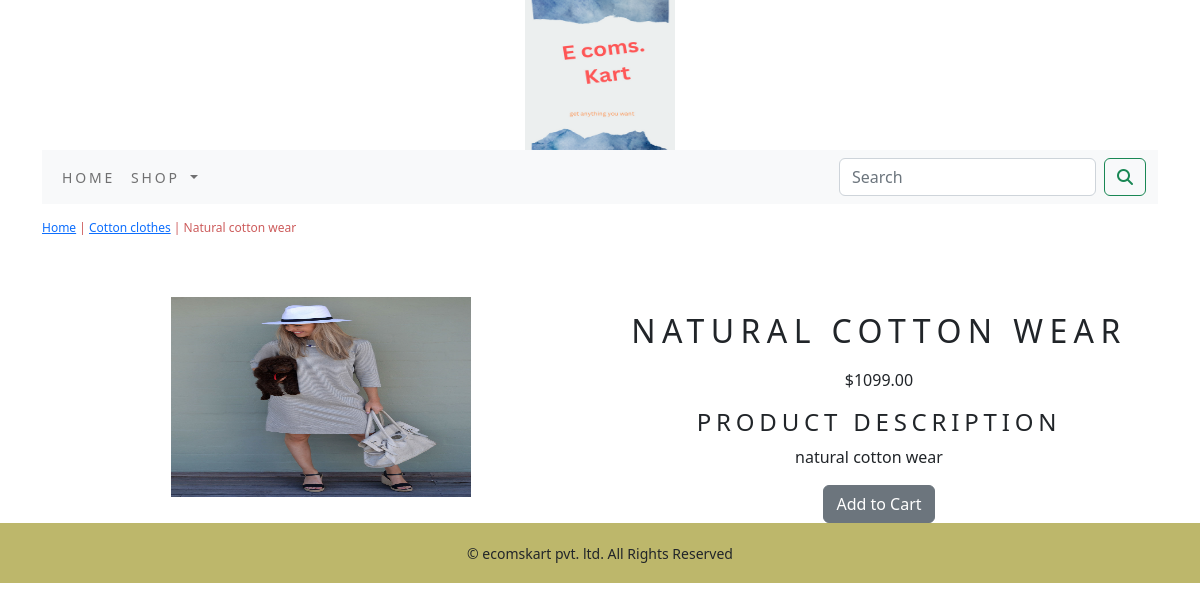
Page /shop/cotton-clothes/natural-cotton-wear on the committed database.
### ecomapp/models.py (models this page shows, shortened)
class Product(models.Model):
    name=models.CharField(max_length=250,unique=True)
    slug=models.SlugField(max_length=250,unique=True)
    description=models.TextField(blank=True)
    price=models.DecimalField(max_digits=10,decimal_places=2)
    category=models.ForeignKey(Category,on_delete=models.CASCADE)
    image=models.ImageField(upload_to='products',blank=True)
    stock=models.IntegerField()
    available=models.BooleanField(default=True)
    created=models.DateTimeField(auto_now_add=True)
    updated=models.DateTimeField(auto_now=True)
    class Meta:
        ordering=('name',)
        verbose_name='product'
        verbose_name_plural='products'

class Category(models.Model):
    name=models.CharField(max_length=250,unique=True)
    slug=models.SlugField(max_length=250,unique=True)
    description=models.TextField(blank=True)
    image=models.ImageField(upload_to='category',blank=True)
    class Meta:
        ordering=('name',)
        verbose_name='category'
        verbose_name_plural='categories'
    def get_url(self):
        return reverse('ecomapp:products_by_category',args=[self.slug])
    def __str__(self):
            return '{}'.format(self.name)

### ecomapp/views.py (the view)
# urls.py: path('<slug:c_slug>/<slug:product_slug>',views.proDetail,name='prodCatdetail'),
def proDetail(request,c_slug,product_slug):
    try:
        product=Product.objects.get(category__slug=c_slug,slug=product_slug)
    except Exception as e:
        raise e
    return render(request,'product.html',{'product':product})

### cart/context_processors.py (called while the page is built)
def counter(request):
    item_count=0
    if 'admin' in request.path:
        return {}
    else:
        try:
            cart=Cart.objects.filter(cart_id=_cart_id(request))
            cart_items=CartItem.objects.all().filter(cart=cart[:1])
            for cart_item in cart_items:
                item_count += cart_item.quantity
        except Cart.DoesNotExist:
            item_count=0
    return dict(item_count=item_count)

### cart/views.py (called while the page is built)
def _cart_id(request):
    cart=request.session.session_key
    if not cart:
        cart = request.session.create()
    return cart

### ecomapp/context_processors.py (called while the page is built)
def menu_links(request):
    links=Category.objects.all()
    return dict(links=links)

### templates/product.html (shortened to what this page needs)
{% extends 'base.html' %}
{% load static %}
{% block content %}
<div class="row my_prod_row_class">
    <div class="mx_auto">
        <p> <a href="{% url 'ecomapp:allProdCat' %}">Home</a> | <a href="{{product.category.get_url}}">{{product.category}}</a> | {{product.name}}</p>
    </div>
</div>
<div class="container">
<br>
<div class="row">
    <div class=" col-12 col-sm-12 col-md-12 col-lg-6 text-center">
        <div style="min-width:18rem">
            <img src="{{product.image.url}}" alt="{{product.name}}" width="300" height="200">
        </div>
    </div>
    <div class="col-12 col-sm-12 col-md-12 col-lg-6 text-center">
        <div>
        <h1 class="my_prod_title">{{product.name}}</h1>
        <p>${{product.price}}</p>
        <h3 class="my_title"> Product Description </h3>
        <p class="text-justify my_prod_text">{{product.description}}</p>
        {% if product.stock <= 0 %}
        <p class="text-justify my_prod_text"><b>Out of Stock</b></p>
        {% else %}
        <a class="btn btn-secondary" href="{% url 'cart:add_cart' product.id %}">Add to Cart</a>
        {% endif %}
    </div>
</div>
</div>
</div>
{% endblock %}

### static/css/custom.css (style rules this page uses)
body { font-family: 'Poor Story', cursive; }
.my_title { font-size : 24px; text-transform : uppercase; letter-spacing : .2em; }
.my_prod_row_class { padding-top:15px; padding-bottom:20px; }
.my_prod_row_class .mx_auto { color:#CD5C5C; font-size:12px; text-declaration:none; }
.my_prod_title { font-size:32px; text-transform: uppercase; letter-spacing:.2em; padding-top:15px; padding-bottom:10px; }
.my_prod_text { padding-right:20px; }

### rows in the picture
Product: category "Cotton clothes", name "Natural cotton wear", image (picture), name "NATURAL COTTON WEAR", price "1099.00", description "natural cotton wear"
